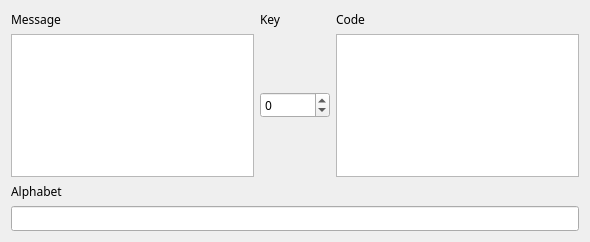
<?xml version="1.0" encoding="UTF-8"?>
<ui version="4.0">
 <class>CaesarCipherWidget</class>
 <widget class="QWidget" name="CaesarCipherWidget">
  <property name="geometry">
   <rect>
    <x>0</x>
    <y>0</y>
    <width>590</width>
    <height>242</height>
   </rect>
  </property>
  <property name="windowTitle">
   <string>CaesarCipherWidget</string>
  </property>
  <layout class="QGridLayout" name="gridLayout_2">
   <item row="0" column="0">
    <layout class="QGridLayout" name="gridLayout">
     <item row="1" column="2">
      <widget class="QPlainTextEdit" name="code_text_edit"/>
     </item>
     <item row="1" column="1">
      <widget class="QSpinBox" name="key_spin_box">
       <property name="maximumSize">
        <size>
         <width>70</width>
         <height>16777215</height>
        </size>
       </property>
       <property name="font">
        <font>
         <family>Ubuntu Mono</family>
        </font>
       </property>
       <property name="minimum">
        <number>-2147483648</number>
       </property>
       <property name="maximum">
        <number>2147483647</number>
       </property>
      </widget>
     </item>
     <item row="0" column="2">
      <widget class="QLabel" name="code_label">
       <property name="font">
        <font>
         <family>Ubuntu Mono</family>
        </font>
       </property>
       <property name="text">
        <string>Code</string>
       </property>
      </widget>
     </item>
     <item row="0" column="1">
      <widget class="QLabel" name="key_label">
       <property name="font">
        <font>
         <family>Ubuntu Mono</family>
         <weight>50</weight>
         <bold>false</bold>
        </font>
       </property>
       <property name="text">
        <string>Key</string>
       </property>
      </widget>
     </item>
     <item row="2" column="0">
      <widget class="QLabel" name="alphabet_label">
       <property name="font">
        <font>
         <family>Ubuntu Mono</family>
        </font>
       </property>
       <property name="text">
        <string>Alphabet</string>
       </property>
      </widget>
     </item>
     <item row="1" column="0">
      <widget class="QPlainTextEdit" name="message_text_edit"/>
     </item>
     <item row="0" column="0">
      <widget class="QLabel" name="message_label">
       <property name="font">
        <font>
         <family>Ubuntu Mono</family>
        </font>
       </property>
       <property name="text">
        <string>Message</string>
       </property>
      </widget>
     </item>
     <item row="3" column="0" colspan="3">
      <widget class="QLineEdit" name="alphabet_line_edit">
       <property name="font">
        <font>
         <family>Ubuntu Mono</family>
        </font>
       </property>
      </widget>
     </item>
    </layout>
   </item>
  </layout>
 </widget>
 <layoutdefault spacing="6" margin="11"/>
 <resources/>
 <connections/>
</ui>
